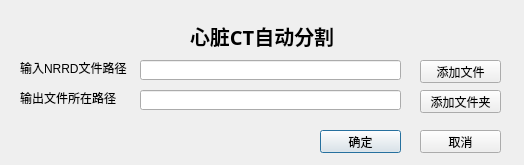
<?xml version="1.0" encoding="UTF-8"?>
<ui version="4.0">
 <class>dialog</class>
 <widget class="QDialog" name="dialog">
  <property name="geometry">
   <rect>
    <x>0</x>
    <y>0</y>
    <width>524</width>
    <height>165</height>
   </rect>
  </property>
  <property name="font">
   <font>
    <weight>50</weight>
    <bold>false</bold>
    <underline>false</underline>
   </font>
  </property>
  <property name="windowTitle">
   <string>Dialog</string>
  </property>
  <widget class="QLabel" name="input_label">
   <property name="geometry">
    <rect>
     <x>20</x>
     <y>60</y>
     <width>111</width>
     <height>16</height>
    </rect>
   </property>
   <property name="text">
    <string>输入NRRD文件路径</string>
   </property>
  </widget>
  <widget class="QLabel" name="output_label">
   <property name="geometry">
    <rect>
     <x>20</x>
     <y>90</y>
     <width>111</width>
     <height>16</height>
    </rect>
   </property>
   <property name="text">
    <string>输出文件所在路径</string>
   </property>
  </widget>
  <widget class="QLineEdit" name="input_lineEdit">
   <property name="geometry">
    <rect>
     <x>140</x>
     <y>60</y>
     <width>261</width>
     <height>20</height>
    </rect>
   </property>
  </widget>
  <widget class="QLineEdit" name="output_lineEdit">
   <property name="geometry">
    <rect>
     <x>140</x>
     <y>90</y>
     <width>261</width>
     <height>20</height>
    </rect>
   </property>
  </widget>
  <widget class="QLabel" name="title_label">
   <property name="geometry">
    <rect>
     <x>190</x>
     <y>20</y>
     <width>151</width>
     <height>31</height>
    </rect>
   </property>
   <property name="font">
    <font>
     <family>黑体</family>
     <pointsize>15</pointsize>
     <weight>75</weight>
     <bold>true</bold>
     <underline>false</underline>
    </font>
   </property>
   <property name="text">
    <string>心脏CT自动分割</string>
   </property>
   <property name="textFormat">
    <enum>Qt::AutoText</enum>
   </property>
   <property name="scaledContents">
    <bool>false</bool>
   </property>
  </widget>
  <widget class="QPushButton" name="sure">
   <property name="geometry">
    <rect>
     <x>320</x>
     <y>130</y>
     <width>81</width>
     <height>23</height>
    </rect>
   </property>
   <property name="text">
    <string>确定</string>
   </property>
  </widget>
  <widget class="QLabel" name="answer">
   <property name="geometry">
    <rect>
     <x>0</x>
     <y>130</y>
     <width>101</width>
     <height>21</height>
    </rect>
   </property>
   <property name="font">
    <font>
     <family>楷体</family>
     <pointsize>16</pointsize>
     <weight>75</weight>
     <italic>false</italic>
     <bold>true</bold>
     <underline>false</underline>
    </font>
   </property>
   <property name="text">
    <string/>
   </property>
  </widget>
  <widget class="QPushButton" name="pushButton_1">
   <property name="geometry">
    <rect>
     <x>420</x>
     <y>60</y>
     <width>81</width>
     <height>23</height>
    </rect>
   </property>
   <property name="text">
    <string>添加文件</string>
   </property>
  </widget>
  <widget class="QPushButton" name="pushButton_2">
   <property name="geometry">
    <rect>
     <x>420</x>
     <y>90</y>
     <width>81</width>
     <height>23</height>
    </rect>
   </property>
   <property name="text">
    <string>添加文件夹</string>
   </property>
  </widget>
  <widget class="QPushButton" name="cancel">
   <property name="geometry">
    <rect>
     <x>420</x>
     <y>130</y>
     <width>81</width>
     <height>23</height>
    </rect>
   </property>
   <property name="text">
    <string>取消</string>
   </property>
  </widget>
 </widget>
 <resources/>
 <connections>
  <connection>
   <sender>cancel</sender>
   <signal>clicked()</signal>
   <receiver>dialog</receiver>
   <slot>exec()</slot>
   <hints>
    <hint type="sourcelabel">
     <x>470</x>
     <y>130</y>
    </hint>
    <hint type="destinationlabel">
     <x>514</x>
     <y>121</y>
    </hint>
   </hints>
  </connection>
 </connections>
</ui>
